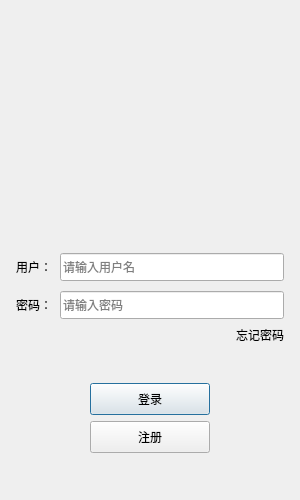
<?xml version="1.0" encoding="UTF-8"?>
<ui version="4.0">
 <class>LoginDialog</class>
 <widget class="QDialog" name="LoginDialog">
  <property name="geometry">
   <rect>
    <x>0</x>
    <y>0</y>
    <width>300</width>
    <height>500</height>
   </rect>
  </property>
  <property name="windowTitle">
   <string>llfcchat</string>
  </property>
  <layout class="QVBoxLayout" name="pageLayout">
   <property name="leftMargin">
    <number>16</number>
   </property>
   <property name="topMargin">
    <number>16</number>
   </property>
   <property name="rightMargin">
    <number>16</number>
   </property>
   <property name="bottomMargin">
    <number>16</number>
   </property>
   <item alignment="Qt::AlignHCenter">
    <widget class="QLabel" name="head_label">
     <property name="minimumSize">
      <size>
       <width>200</width>
       <height>200</height>
      </size>
     </property>
     <property name="maximumSize">
      <size>
       <width>200</width>
       <height>200</height>
      </size>
     </property>
     <property name="text">
      <string/>
     </property>
     <property name="pixmap">
      <pixmap resource="rc.qrc">:/res/ice.png</pixmap>
     </property>
     <property name="scaledContents">
      <bool>true</bool>
     </property>
    </widget>
   </item>
   <item>
    <spacer name="logoSpacer">
     <property name="orientation">
      <enum>Qt::Vertical</enum>
     </property>
     <property name="sizeHint" stdset="0">
      <size>
       <width>20</width>
       <height>24</height>
      </size>
     </property>
    </spacer>
   </item>
   <item>
    <layout class="QFormLayout" name="formLayout">
     <property name="horizontalSpacing">
      <number>8</number>
     </property>
     <property name="verticalSpacing">
      <number>10</number>
     </property>
     <item row="0" column="0">
      <widget class="QLabel" name="user_label">
       <property name="text">
        <string>用户：</string>
       </property>
       <property name="buddy">
        <cstring>user_edit</cstring>
       </property>
      </widget>
     </item>
     <item row="0" column="1">
      <widget class="QLineEdit" name="user_edit">
       <property name="minimumSize">
        <size>
         <width>0</width>
         <height>28</height>
        </size>
       </property>
       <property name="placeholderText">
        <string>请输入用户名</string>
       </property>
       <property name="clearButtonEnabled">
        <bool>true</bool>
       </property>
      </widget>
     </item>
     <item row="1" column="0">
      <widget class="QLabel" name="pass_label">
       <property name="text">
        <string>密码：</string>
       </property>
       <property name="buddy">
        <cstring>pass_edit</cstring>
       </property>
      </widget>
     </item>
     <item row="1" column="1">
      <widget class="QLineEdit" name="pass_edit">
       <property name="minimumSize">
        <size>
         <width>0</width>
         <height>28</height>
        </size>
       </property>
       <property name="echoMode">
        <enum>QLineEdit::Password</enum>
       </property>
       <property name="placeholderText">
        <string>请输入密码</string>
       </property>
      </widget>
     </item>
    </layout>
   </item>
   <item>
    <layout class="QHBoxLayout" name="forgotLayout">
     <item>
      <spacer name="forgotSpacer">
       <property name="orientation">
        <enum>Qt::Horizontal</enum>
       </property>
       <property name="sizeHint" stdset="0">
        <size>
         <width>40</width>
         <height>20</height>
        </size>
       </property>
      </spacer>
     </item>
     <item>
      <widget class="QLabel" name="forget_label">
       <property name="text">
        <string>忘记密码</string>
       </property>
      </widget>
     </item>
    </layout>
   </item>
   <item>
    <spacer name="buttonTopSpacer">
     <property name="orientation">
      <enum>Qt::Vertical</enum>
     </property>
     <property name="sizeHint" stdset="0">
      <size>
       <width>20</width>
       <height>20</height>
      </size>
     </property>
    </spacer>
   </item>
   <item alignment="Qt::AlignHCenter">
    <widget class="QPushButton" name="login_btn">
     <property name="minimumSize">
      <size>
       <width>120</width>
       <height>32</height>
      </size>
     </property>
     <property name="text">
      <string>登录</string>
     </property>
     <property name="default">
      <bool>true</bool>
     </property>
    </widget>
   </item>
   <item alignment="Qt::AlignHCenter">
    <widget class="QPushButton" name="reg_btn">
     <property name="minimumSize">
      <size>
       <width>120</width>
       <height>32</height>
      </size>
     </property>
     <property name="text">
      <string>注册</string>
     </property>
    </widget>
   </item>
   <item>
    <spacer name="bottomSpacer">
     <property name="orientation">
      <enum>Qt::Vertical</enum>
     </property>
     <property name="sizeHint" stdset="0">
      <size>
       <width>20</width>
       <height>18</height>
      </size>
     </property>
    </spacer>
   </item>
  </layout>
 </widget>
 <tabstops>
  <tabstop>user_edit</tabstop>
  <tabstop>pass_edit</tabstop>
  <tabstop>login_btn</tabstop>
  <tabstop>reg_btn</tabstop>
 </tabstops>
 <resources>
  <include location="rc.qrc"/>
 </resources>
 <connections/>
</ui>
